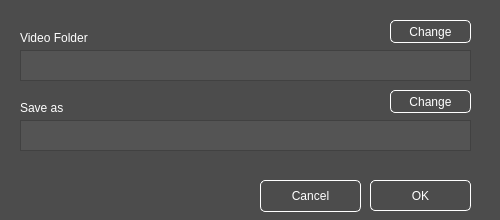
<?xml version="1.0" encoding="UTF-8"?>
<ui version="4.0">
 <class>Form</class>
 <widget class="QWidget" name="Form">
  <property name="geometry">
   <rect>
    <x>0</x>
    <y>0</y>
    <width>500</width>
    <height>220</height>
   </rect>
  </property>
  <property name="windowTitle">
   <string>Form</string>
  </property>
  <property name="styleSheet">
   <string notr="true">background-color: rgb(76, 76, 76)</string>
  </property>
  <widget class="QPushButton" name="okButton">
   <property name="geometry">
    <rect>
     <x>370</x>
     <y>180</y>
     <width>101</width>
     <height>31</height>
    </rect>
   </property>
   <property name="styleSheet">
    <string notr="true">color: white; 
border-style: outset;
     border-width: 1px;
     border-radius: 5px;
     border-color: white;
     font: 12px;
     min-width: 5em;
     padding:1px;</string>
   </property>
   <property name="text">
    <string>OK</string>
   </property>
   <property name="default">
    <bool>true</bool>
   </property>
   <property name="flat">
    <bool>true</bool>
   </property>
  </widget>
  <widget class="QLabel" name="label">
   <property name="geometry">
    <rect>
     <x>20</x>
     <y>30</y>
     <width>81</width>
     <height>16</height>
    </rect>
   </property>
   <property name="styleSheet">
    <string notr="true"/>
   </property>
   <property name="text">
    <string>&lt;html&gt;&lt;head/&gt;&lt;body&gt;&lt;p&gt;&lt;span style=&quot; color:#ffffff;&quot;&gt;Video Folder&lt;/span&gt;&lt;/p&gt;&lt;/body&gt;&lt;/html&gt;</string>
   </property>
  </widget>
  <widget class="QTextEdit" name="opendir">
   <property name="geometry">
    <rect>
     <x>20</x>
     <y>50</y>
     <width>451</width>
     <height>31</height>
    </rect>
   </property>
   <property name="styleSheet">
    <string notr="true">background-color: rgb(84, 84, 84); color: white</string>
   </property>
   <property name="readOnly">
    <bool>true</bool>
   </property>
   <property name="html">
    <string>&lt;!DOCTYPE HTML PUBLIC &quot;-//W3C//DTD HTML 4.0//EN&quot; &quot;http://www.w3.org/TR/REC-html40/strict.dtd&quot;&gt;
&lt;html&gt;&lt;head&gt;&lt;meta name=&quot;qrichtext&quot; content=&quot;1&quot; /&gt;&lt;style type=&quot;text/css&quot;&gt;
p, li { white-space: pre-wrap; }
&lt;/style&gt;&lt;/head&gt;&lt;body style=&quot; font-family:'Gulim'; font-size:9pt; font-weight:400; font-style:normal;&quot;&gt;
&lt;p style=&quot;-qt-paragraph-type:empty; margin-top:0px; margin-bottom:0px; margin-left:0px; margin-right:0px; -qt-block-indent:0; text-indent:0px; font-family:'.SF NS Text'; font-size:13pt;&quot;&gt;&lt;br /&gt;&lt;/p&gt;&lt;/body&gt;&lt;/html&gt;</string>
   </property>
  </widget>
  <widget class="QPushButton" name="changeButton1">
   <property name="geometry">
    <rect>
     <x>390</x>
     <y>20</y>
     <width>81</width>
     <height>23</height>
    </rect>
   </property>
   <property name="font">
    <font>
     <pointsize>-1</pointsize>
     <weight>50</weight>
     <italic>false</italic>
     <bold>false</bold>
    </font>
   </property>
   <property name="autoFillBackground">
    <bool>false</bool>
   </property>
   <property name="styleSheet">
    <string notr="true">color: white; 
border-style: outset;
     border-width: 1px;
     border-radius: 5px;
     border-color: white;
     font: 12px;
     min-width: 5em;
     padding:2px;</string>
   </property>
   <property name="text">
    <string>Change</string>
   </property>
   <property name="autoDefault">
    <bool>false</bool>
   </property>
   <property name="default">
    <bool>true</bool>
   </property>
   <property name="flat">
    <bool>true</bool>
   </property>
  </widget>
  <widget class="QPushButton" name="cancelButton">
   <property name="geometry">
    <rect>
     <x>260</x>
     <y>180</y>
     <width>101</width>
     <height>32</height>
    </rect>
   </property>
   <property name="font">
    <font>
     <pointsize>-1</pointsize>
     <weight>50</weight>
     <italic>false</italic>
     <bold>false</bold>
    </font>
   </property>
   <property name="tabletTracking">
    <bool>false</bool>
   </property>
   <property name="focusPolicy">
    <enum>Qt::TabFocus</enum>
   </property>
   <property name="styleSheet">
    <string notr="true">color: white; 
border-style: outset;
     border-width: 1px;
     border-radius: 5px;
     border-color: white;
     font: 12px;
     min-width: 5em;
     padding:1px;</string>
   </property>
   <property name="text">
    <string>Cancel</string>
   </property>
   <property name="default">
    <bool>true</bool>
   </property>
   <property name="flat">
    <bool>true</bool>
   </property>
  </widget>
  <widget class="QPushButton" name="changeButton2">
   <property name="geometry">
    <rect>
     <x>390</x>
     <y>90</y>
     <width>81</width>
     <height>23</height>
    </rect>
   </property>
   <property name="styleSheet">
    <string notr="true">color: white; 
border-style: outset;
     border-width: 1px;
     border-radius: 5px;
     border-color: white;
     font: 12px;
     min-width: 5em;
     padding:2px;</string>
   </property>
   <property name="text">
    <string>Change</string>
   </property>
   <property name="autoDefault">
    <bool>false</bool>
   </property>
   <property name="default">
    <bool>true</bool>
   </property>
   <property name="flat">
    <bool>true</bool>
   </property>
  </widget>
  <widget class="QTextEdit" name="savedir">
   <property name="geometry">
    <rect>
     <x>20</x>
     <y>120</y>
     <width>451</width>
     <height>31</height>
    </rect>
   </property>
   <property name="styleSheet">
    <string notr="true">background-color: rgb(84, 84, 84); color: white</string>
   </property>
   <property name="readOnly">
    <bool>true</bool>
   </property>
   <property name="html">
    <string>&lt;!DOCTYPE HTML PUBLIC &quot;-//W3C//DTD HTML 4.0//EN&quot; &quot;http://www.w3.org/TR/REC-html40/strict.dtd&quot;&gt;
&lt;html&gt;&lt;head&gt;&lt;meta name=&quot;qrichtext&quot; content=&quot;1&quot; /&gt;&lt;style type=&quot;text/css&quot;&gt;
p, li { white-space: pre-wrap; }
&lt;/style&gt;&lt;/head&gt;&lt;body style=&quot; font-family:'Gulim'; font-size:9pt; font-weight:400; font-style:normal;&quot;&gt;
&lt;p style=&quot;-qt-paragraph-type:empty; margin-top:0px; margin-bottom:0px; margin-left:0px; margin-right:0px; -qt-block-indent:0; text-indent:0px; font-family:'.SF NS Text'; font-size:13pt;&quot;&gt;&lt;br /&gt;&lt;/p&gt;&lt;/body&gt;&lt;/html&gt;</string>
   </property>
  </widget>
  <widget class="QLabel" name="label_2">
   <property name="geometry">
    <rect>
     <x>20</x>
     <y>100</y>
     <width>71</width>
     <height>16</height>
    </rect>
   </property>
   <property name="text">
    <string>&lt;html&gt;&lt;head/&gt;&lt;body&gt;&lt;p&gt;&lt;span style=&quot; color:#ffffff;&quot;&gt;Save as&lt;/span&gt;&lt;/p&gt;&lt;/body&gt;&lt;/html&gt;</string>
   </property>
  </widget>
 </widget>
 <resources/>
 <connections/>
</ui>
